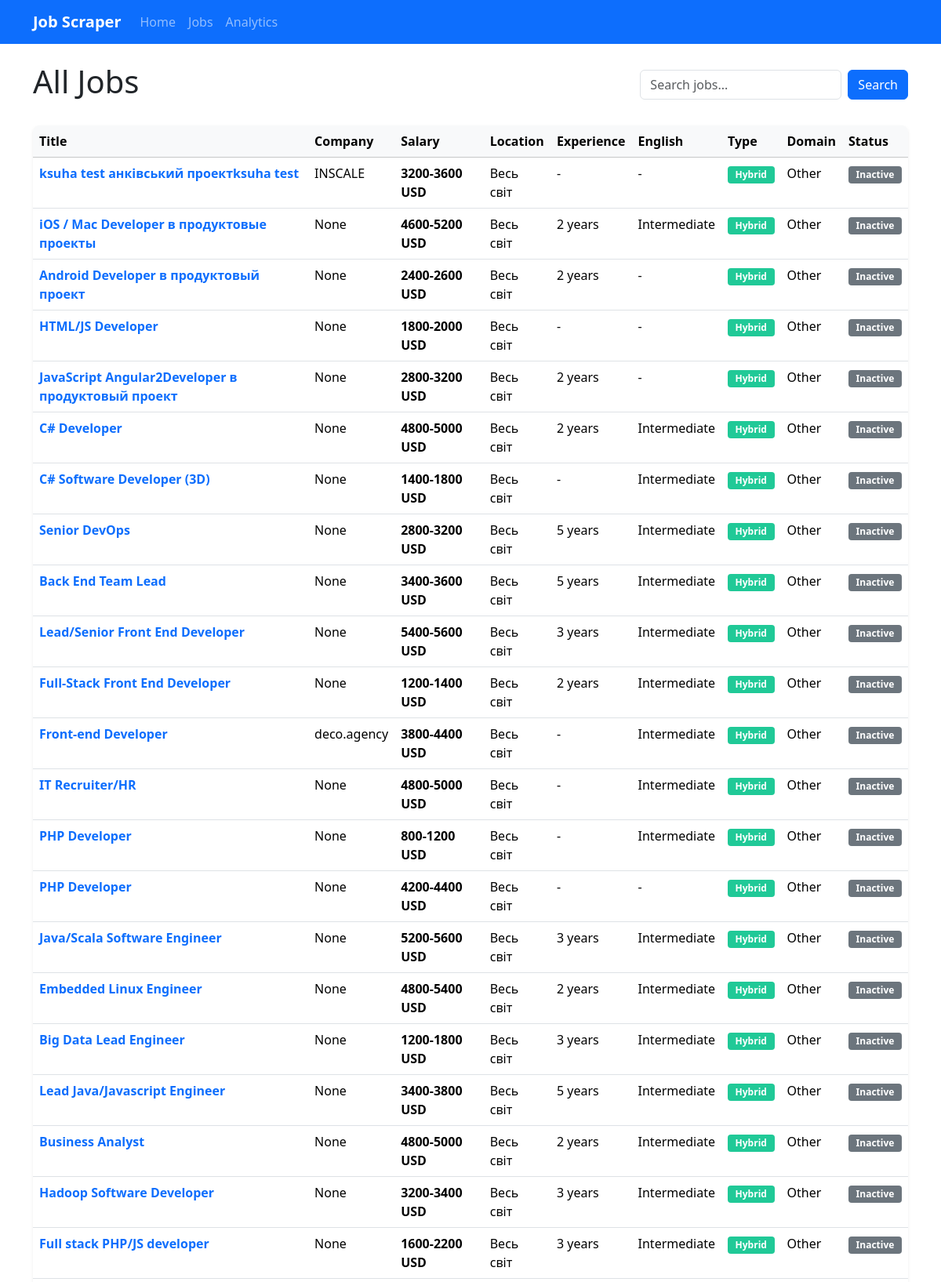
Page /jobs (upper part) on the committed database.
### database/models.py (models this page shows)
class Job(Base):
    __tablename__ = 'jobs'
    id = Column(Integer, primary_key=True)
    job_id = Column(String(50), unique=True)
    title = Column(String(255))
    title_en = Column(String(255))
    company_name = Column(String(255))
    company_name_en = Column(String(255))
    salary_min = Column(Float, nullable=True)
    salary_max = Column(Float, nullable=True)
    currency = Column(String(3), default='USD')
    description = Column(Text)
    description_en = Column(Text)
    location = Column(String(255))
    location_en = Column(String(255))
    experience_years = Column(Integer, nullable=True)
    english_level = Column(String(50), nullable=True)
    job_type = Column(String(50))  # Remote, Office, Hybrid
    employment_type = Column(String(50))  # Full-time, Part-time, Contract
    category = Column(String(100))
    category_en = Column(String(100))
    domain = Column(String(100), nullable=True)
    domain_en = Column(String(100), nullable=True)
    url = Column(String(255))
    posted_date = Column(DateTime, nullable=True)
    created_at = Column(DateTime, server_default=func.now())
    updated_at = Column(DateTime, server_default=func.now(), onupdate=func.now())
    is_active = Column(Boolean, default=True)
    def to_dict(self):
        return {
            'id': self.id,
            'job_id': self.job_id,
            'title': self.title_en or self.title,
            'company_name': self.company_name_en or self.company_name,
            'salary_min': self.salary_min,
            'salary_max': self.salary_max,
            'currency': self.currency,
            'description': self.description_en or self.description,
            'location': self.location_en or self.location,
            'experience_years': self.experience_years,
            'english_level': self.english_level,
            'job_type': self.job_type,
            'employment_type': self.employment_type,
            'category': self.category_en or self.category,
            'domain': self.domain_en or self.domain,
            'url': self.url,
            'posted_date': self.posted_date.isoformat() if self.posted_date else None,
            'created_at': self.created_at.isoformat() if self.created_at else None,
            'updated_at': self.updated_at.isoformat() if self.updated_at else None,
            'is_active': self.is_active
        }

### web/routes.py (the view)
    @web_bp.route('/jobs', methods=['GET'])
    def jobs():
        query = request.args.get('query', '')
        if query:
            jobs_data = db.search_jobs(query)
        else:
            jobs_data = db.get_all_jobs()
        return render_template('jobs.html', jobs=jobs_data, query=query)

### app.py (called while the page is built)
        @self.app.context_processor
        def inject_now():
            return {'now': datetime.datetime.now()}

### database/db.py (called while the page is built)
    def get_session(self):
        return self.Session()

    def get_all_jobs(self):
        session = self.get_session()
        try:
            jobs = session.query(Job).all()
            return [job.to_dict() for job in jobs]
        finally:
            session.close()

### web/templates/jobs.html (shortened to what this page needs)
{% extends 'base.html' %}
{% block content %}
<div class="d-flex justify-content-between align-items-center mb-4">
    <h1>{% if query %}Search Results for "{{ query }}"{% else %}All Jobs{% endif %}</h1>
    <form method="GET" action="{{ url_for('web.jobs') }}" class="d-flex">
        <input type="text" name="query" class="form-control me-2" placeholder="Search jobs..." value="{{ query }}">
        <button type="submit" class="btn btn-primary">Search</button>
    </form>
</div>
{% if jobs %}
    <div class="table-responsive">
        <table class="table table-hover">
            <thead class="table-light">
                <tr>
                    <th>Title</th>
                    <th>Company</th>
                    <th>Salary</th>
                    <th>Location</th>
                    <th>Experience</th>
                    <th>English</th>
                    <th>Type</th>
                    <th>Domain</th>
                    <th>Status</th>
                </tr>
            </thead>
            <tbody>
                {% for job in jobs %}
                <tr class="job-row" data-job-id="{{ job.job_id }}">
                    <td>
                        <a href="{{ job.url }}" target="_blank" class="fw-bold text-decoration-none">
                            {{ job.title }}
                        </a>
                    </td>
                    <td>{{ job.company_name }}</td>
                    <td class="salary">
                        {% if job.salary_min or job.salary_max %}
                            {% if job.salary_min and job.salary_max %}
                                {{ job.salary_min|int }}-{{ job.salary_max|int }} {{ job.currency }}
                            {% elif job.salary_min %}
                                from {{ job.salary_min|int }} {{ job.currency }}
                            {% elif job.salary_max %}
                                up to {{ job.salary_max|int }} {{ job.currency }}
                            {% endif %}
                        {% else %}
                            -
                        {% endif %}
                    </td>
                    <td>{{ job.location }}</td>
                    <td>
                        {% if job.experience_years %}
                            {{ job.experience_years }} year{% if job.experience_years != 1 %}s{% endif %}
                        {% else %}
                            -
                        {% endif %}
                    </td>
                    <td>{{ job.english_level or '-' }}</td>
                    <td>
                        {% if job.job_type == 'Remote' %}
                            <span class="badge badge-remote">Remote</span>
                        {% elif job.job_type == 'Office' %}
                            <span class="badge badge-office">Office</span>
                        {% else %}
                            <span class="badge badge-hybrid">Hybrid</span>
                        {% endif %}
                    </td>
                    <td>{{ job.domain }}</td>
                    <td>
                        {% if job.is_active %}
                            <span class="badge bg-success">Active</span>
                        {% else %}
                            <span class="badge bg-secondary">Inactive</span>
                        {% endif %}
                    </td>
                </tr>
                {% endfor %}
            </tbody>
        </table>
    </div>
{% endif %}
{% endblock %}

### web/templates/base.html (shortened to what this page needs)
<!DOCTYPE html>
<html lang="en">
<head>
    <link href="https://cdn.jsdelivr.net/npm/bootstrap@5.3.1/dist/css/bootstrap.min.css" rel="stylesheet">
    <link rel="stylesheet" href="https://cdn.jsdelivr.net/npm/bootstrap-icons@1.10.5/font/bootstrap-icons.css">
    <link rel="stylesheet" href="{{ url_for('static', filename='css/styles.css') }}">
</head>
<body>
    <nav class="navbar navbar-expand-lg navbar-dark bg-primary mb-4">
        <div class="container">
            <a class="navbar-brand" href="{{ url_for('web.index') }}">Job Scraper</a>
            <div class="collapse navbar-collapse" id="navbarNav">
                <ul class="navbar-nav">
                    <li class="nav-item">
                        <a class="nav-link" href="{{ url_for('web.index') }}">Home</a>
                    </li>
                    <li class="nav-item">
                        <a class="nav-link" href="{{ url_for('web.jobs') }}">Jobs</a>
                    </li>
                    <li class="nav-item">
                        <a class="nav-link" href="{{ url_for('web.analytics') }}">Analytics</a>
                    </li>
                </ul>
            </div>
        </div>
    </nav>
    <div class="container mb-4">
        {% block content %}{% endblock %}
    </div>
</body>
</html>

### static/css/styles.css (style rules this page uses)
body { display: flex; flex-direction: column; min-height: 100vh; }
.table-responsive { border-radius: 0.5rem; overflow: hidden; box-shadow: 0 0.125rem 0.25rem rgba(0, 0, 0, 0.075); }
.table thead { position: sticky; top: 0; z-index: 1; }
.job-row { cursor: pointer; }
.badge { padding: 0.4em 0.8em; border-radius: 0.25rem; }
.badge-hybrid { background-color: #20c997; color: white; }
.navbar-dark .navbar-brand { font-weight: 600; }

### web/templates/jobs.html (style rules this page uses)
.salary { font-weight: bold; color: #28a745; }
.badge-hybrid { background-color: #20c997; color: white; }

### rows in the picture
Job: title "ksuha test анківський проектksuha test", company_name "INSCALE", salary_min "3200", salary_max "3600", currency "USD", location "Весь світ", english_level "-", job_type "Hybrid", domain "Other", shows "Inactive"
Job: title "iOS / Mac Developer в продуктовые проекты", company_name "None", salary_min "4600", salary_max "5200", currency "USD", location "Весь світ", experience_years "2", english_level "Intermediate", job_type "Hybrid", domain "Other", shows "Inactive"
Job: title "Android Developer в продуктовый проект", company_name "None", salary_min "2400", salary_max "2600", currency "USD", location "Весь світ", experience_years "2", english_level "-", job_type "Hybrid", domain "Other", shows "Inactive"
Job: title "HTML/JS Developer", company_name "None", salary_min "1800", salary_max "2000", currency "USD", location "Весь світ", english_level "-", job_type "Hybrid", domain "Other", shows "Inactive"
Job: title "JavaScript Angular2Developer в продуктовый проект", company_name "None", salary_min "2800", salary_max "3200", currency "USD", location "Весь світ", experience_years "2", english_level "-", job_type "Hybrid", domain "Other", shows "Inactive"
Job: title "C# Developer", company_name "None", salary_min "4800", salary_max "5000", currency "USD", location "Весь світ", experience_years "2", english_level "Intermediate", job_type "Hybrid", domain "Other", shows "Inactive"
Job: title "C# Software Developer (3D)", company_name "None", salary_min "1400", salary_max "1800", currency "USD", location "Весь світ", english_level "Intermediate", job_type "Hybrid", domain "Other", shows "Inactive"
Job: title "Senior DevOps", company_name "None", salary_min "2800", salary_max "3200", currency "USD", location "Весь світ", experience_years "5", english_level "Intermediate", job_type "Hybrid", domain "Other", shows "Inactive"
Job: title "Back End Team Lead", company_name "None", salary_min "3400", salary_max "3600", currency "USD", location "Весь світ", experience_years "5", english_level "Intermediate", job_type "Hybrid", domain "Other", shows "Inactive"
Job: title "Lead/Senior Front End Developer", company_name "None", salary_min "5400", salary_max "5600", currency "USD", location "Весь світ", experience_years "3", english_level "Intermediate", job_type "Hybrid", domain "Other", shows "Inactive"
Job: title "Full-Stack Front End Developer", company_name "None", salary_min "1200", salary_max "1400", currency "USD", location "Весь світ", experience_years "2", english_level "Intermediate", job_type "Hybrid", domain "Other", shows "Inactive"
Job: title "Front-end Developer", company_name "deco.agency", salary_min "3800", salary_max "4400", currency "USD", location "Весь світ", english_level "Intermediate", job_type "Hybrid", domain "Other", shows "Inactive"
Job: title "IT Recruiter/HR", company_name "None", salary_min "4800", salary_max "5000", currency "USD", location "Весь світ", english_level "Intermediate", job_type "Hybrid", domain "Other", shows "Inactive"
Job: title "PHP Developer", company_name "None", salary_min "800", salary_max "1200", currency "USD", location "Весь світ", english_level "Intermediate", job_type "Hybrid", domain "Other", shows "Inactive"
Job: title "PHP Developer", company_name "None", salary_min "4200", salary_max "4400", currency "USD", location "Весь світ", english_level "-", job_type "Hybrid", domain "Other", shows "Inactive"
Job: title "Java/Scala Software Engineer", company_name "None", salary_min "5200", salary_max "5600", currency "USD", location "Весь світ", experience_years "3", english_level "Intermediate", job_type "Hybrid", domain "Other", shows "Inactive"
Job: title "Embedded Linux Engineer", company_name "None", salary_min "4800", salary_max "5400", currency "USD", location "Весь світ", experience_years "2", english_level "Intermediate", job_type "Hybrid", domain "Other", shows "Inactive"
Job: title "Big Data Lead Engineer", company_name "None", salary_min "1200", salary_max "1800", currency "USD", location "Весь світ", experience_years "3", english_level "Intermediate", job_type "Hybrid", domain "Other", shows "Inactive"
Job: title "Lead Java/Javascript Engineer", company_name "None", salary_min "3400", salary_max "3800", currency "USD", location "Весь світ", experience_years "5", english_level "Intermediate", job_type "Hybrid", domain "Other", shows "Inactive"
Job: title "Business Analyst", company_name "None", salary_min "4800", salary_max "5000", currency "USD", location "Весь світ", experience_years "2", english_level "Intermediate", job_type "Hybrid", domain "Other", shows "Inactive"
Job: title "Hadoop Software Developer", company_name "None", salary_min "3200", salary_max "3400", currency "USD", location "Весь світ", experience_years "3", english_level "Intermediate", job_type "Hybrid", domain "Other", shows "Inactive"
Job: title "Full stack PHP/JS developer", company_name "None", salary_min "1600", salary_max "2200", currency "USD", location "Весь світ", experience_years "3", english_level "Intermediate", job_type "Hybrid", domain "Other", shows "Inactive"
